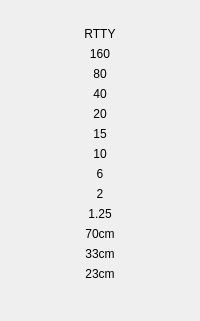
         <widget class="QFrame" name="Band_Mode_Frame_RTTY">
          <property name="minimumSize">
           <size>
            <width>40</width>
            <height>0</height>
           </size>
          </property>
          <property name="frameShape">
           <enum>QFrame::Shape::NoFrame</enum>
          </property>
          <property name="frameShadow">
           <enum>QFrame::Shadow::Raised</enum>
          </property>
          <layout class="QVBoxLayout" name="verticalLayout_3">
           <property name="leftMargin">
            <number>0</number>
           </property>
           <property name="topMargin">
            <number>27</number>
           </property>
           <property name="rightMargin">
            <number>0</number>
           </property>
           <property name="bottomMargin">
            <number>0</number>
           </property>
           <item>
            <widget class="QLabel" name="mode_rtty">
             <property name="text">
              <string>RTTY</string>
             </property>
             <property name="alignment">
              <set>Qt::AlignmentFlag::AlignCenter</set>
             </property>
            </widget>
           </item>
           <item>
            <widget class="QLabel" name="rtty_band_160">
             <property name="text">
              <string>160</string>
             </property>
             <property name="alignment">
              <set>Qt::AlignmentFlag::AlignCenter</set>
             </property>
            </widget>
           </item>
           <item>
            <widget class="QLabel" name="rtty_band_80">
             <property name="text">
              <string>80</string>
             </property>
             <property name="alignment">
              <set>Qt::AlignmentFlag::AlignCenter</set>
             </property>
            </widget>
           </item>
           <item>
            <widget class="QLabel" name="rtty_band_40">
             <property name="text">
              <string>40</string>
             </property>
             <property name="alignment">
              <set>Qt::AlignmentFlag::AlignCenter</set>
             </property>
            </widget>
           </item>
           <item>
            <widget class="QLabel" name="rtty_band_20">
             <property name="text">
              <string>20</string>
             </property>
             <property name="alignment">
              <set>Qt::AlignmentFlag::AlignCenter</set>
             </property>
            </widget>
           </item>
           <item>
            <widget class="QLabel" name="rtty_band_15">
             <property name="text">
              <string>15</string>
             </property>
             <property name="alignment">
              <set>Qt::AlignmentFlag::AlignCenter</set>
             </property>
            </widget>
           </item>
           <item>
            <widget class="QLabel" name="rtty_band_10">
             <property name="text">
              <string>10</string>
             </property>
             <property name="alignment">
              <set>Qt::AlignmentFlag::AlignCenter</set>
             </property>
            </widget>
           </item>
           <item>
            <widget class="QLabel" name="rtty_band_6">
             <property name="text">
              <string>6</string>
             </property>
             <property name="alignment">
              <set>Qt::AlignmentFlag::AlignCenter</set>
             </property>
            </widget>
           </item>
           <item>
            <widget class="QLabel" name="rtty_band_2">
             <property name="text">
              <string>2</string>
             </property>
             <property name="alignment">
              <set>Qt::AlignmentFlag::AlignCenter</set>
             </property>
            </widget>
           </item>
           <item>
            <widget class="QLabel" name="rtty_band_125">
             <property name="text">
              <string>1.25</string>
             </property>
             <property name="alignment">
              <set>Qt::AlignmentFlag::AlignCenter</set>
             </property>
            </widget>
           </item>
           <item>
            <widget class="QLabel" name="rtty_band_70cm">
             <property name="text">
              <string>70cm</string>
             </property>
             <property name="alignment">
              <set>Qt::AlignmentFlag::AlignCenter</set>
             </property>
            </widget>
           </item>
           <item>
            <widget class="QLabel" name="rtty_band_33cm">
             <property name="text">
              <string>33cm</string>
             </property>
             <property name="alignment">
              <set>Qt::AlignmentFlag::AlignCenter</set>
             </property>
            </widget>
           </item>
           <item>
            <widget class="QLabel" name="rtty_band_23cm">
             <property name="enabled">
              <bool>true</bool>
             </property>
             <property name="text">
              <string>23cm</string>
             </property>
             <property name="alignment">
              <set>Qt::AlignmentFlag::AlignCenter</set>
             </property>
            </widget>
           </item>
           <item>
            <spacer name="verticalSpacer_3">
             <property name="orientation">
              <enum>Qt::Orientation::Vertical</enum>
             </property>
             <property name="sizeHint" stdset="0">
              <size>
               <width>20</width>
               <height>40</height>
              </size>
             </property>
            </spacer>
           </item>
          </layout>
         </widget>
